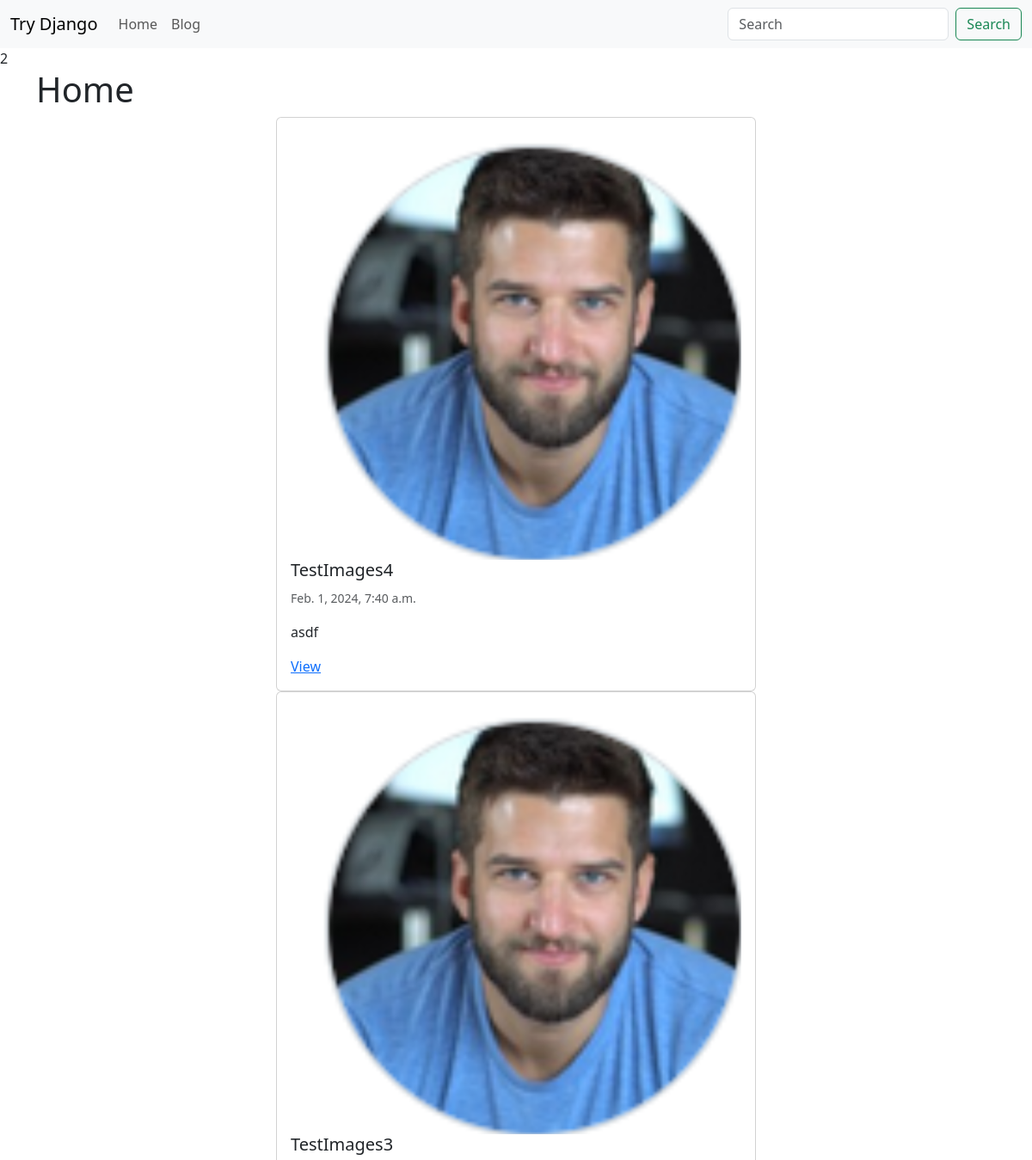
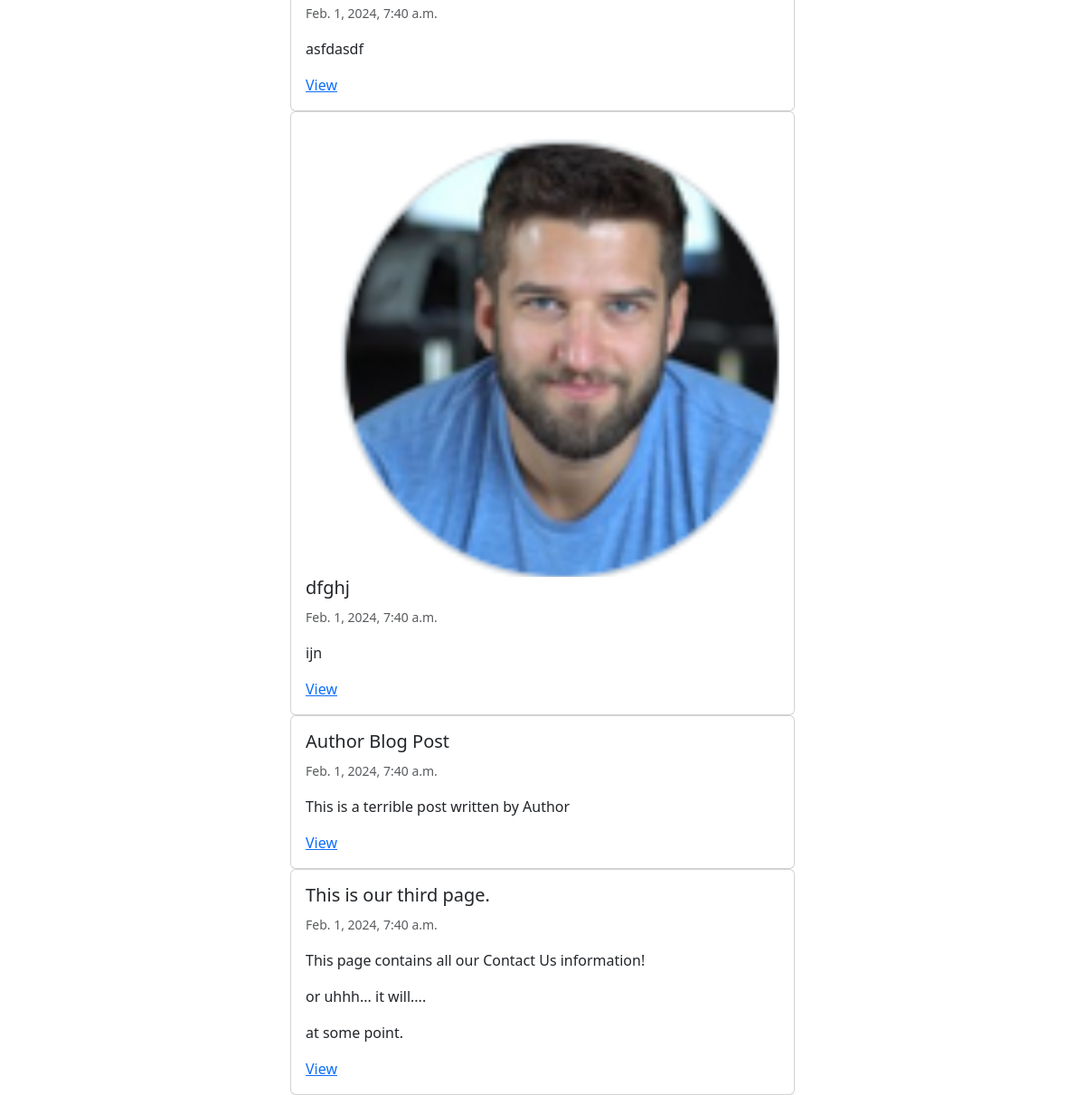
The page / on the database its author committed (2 pictures, top to bottom).
### blog/models.py (models this page shows, shortened)
class BlogPost(models.Model):
    user = models.ForeignKey(User, default=1, null=True, on_delete=models.SET_NULL)
    image = models.ImageField(upload_to='image/', null=True, blank=True)
    title = models.CharField(max_length=120)
    slug = models.SlugField(unique=True)
    content = models.TextField(null=True, blank=True)
    publish_date = models.DateTimeField(auto_now=False, auto_now_add=False, null=True, blank=True)
    timestamp = models.DateTimeField(auto_now_add=True)
    updated = models.DateTimeField(auto_now=True)
    objects = BlogPostManager()
    class Meta:
        ordering = ['-publish_date', '-updated', '-timestamp']
    def get_absolute_url(self):
        return f"/blog/{self.slug}/"

### try_django/views.py (the view)
# urls.py: path('',            home_page),
def home_page(request):
    context = {"title": "Home"}
    qs = BlogPost.objects.all()[:5]
    context["list"] = qs
    return render(request, "home.html", context)

### blog/models.py (called while the page is built)
    def get_queryset(self):
        return BlogPostQuerySet(self.model, using=self._db)

### templates/home.html
{% extends "base.html" %}
{% block content %}
<h1>{{ title }}</h1>
{% for item in list %}
    {% include 'blog/list-inline.html' with blog_post=item truncate=True detail=False%}
{% endfor %}
{% endblock %}

### templates/base.html (shortened to what this page needs)
<!doctype html>
<html lang="en">
    <head>
        <link href="https://cdn.jsdelivr.net/npm/bootstrap@5.3.2/dist/css/bootstrap.min.css" rel="stylesheet">
    </head>
    <body>
        {%  include 'navbar.html' %}
            <div class="container">
                {% block content %}{% endblock %}
            </div>
    </body>
</html>

### templates/navbar.html (shortened to what this page needs)
<nav class="navbar navbar-expand-lg bg-body-tertiary">
    <div class="container-fluid">
        <a class="navbar-brand" href="/">Try Django</a>
        <div class="collapse navbar-collapse" id="navbarSupportedContent">
            <ul class="navbar-nav me-auto mb-2 mb-lg-0">
                <li class="nav-item">
                    <a class="nav-link" aria-current="page" href="/">Home</a>
                </li>
                <li class="nav-item">
                    <a class="nav-link" href="/blog">Blog</a>
                </li>
            </ul>
            <form class="d-flex" role="search" action="/search/">
                <input class="form-control me-2" type="search" name="q" placeholder="Search" aria-label="Search">
                <button class="btn btn-outline-success" type="submit">Search</button>
            </form>
        </div>
    </div>
</nav>2

### blog/templates/blog/list-inline.html
<div class="col-12 col-md-6 mx-auto">
    <div class="card">
        <div class="card-body">
            {% if blog_post.image %}
                <a href="{{ blog_post.get_absolute_url }}">
                    <img src="{{ blog_post.image.url }}" class="card-img-top">
                </a>
            {% endif %}
            <h5 class="card-title">{{ blog_post.title }}</h5>
            <p class="card-text">
                <small class="text-muted">{{ blog_post.publish_date }}</small>
                {% if truncate %}
                    {{ blog_post.content|linebreaks|truncatewords:30 }}
                {% else %}
                    {{ blog_post.content|linebreaks }}
                {% endif %}
            </p>
            {% if not detail %}
                <a href="{{ blog_post.get_absolute_url }}">View</a>
            {% endif %}
        </div>
    </div>
</div>

### rows shown on the page
BlogPost: image (picture), title "TestImages4", publish_date "Feb. 1, 2024, 7:40 a.m.", content "asdf"
BlogPost: image (picture), title "TestImages3", publish_date "Feb. 1, 2024, 7:40 a.m.", content "asfdasdf"
BlogPost: image (picture), title "dfghj", publish_date "Feb. 1, 2024, 7:40 a.m.", content "ijn"
BlogPost: title "Author Blog Post", publish_date "Feb. 1, 2024, 7:40 a.m.", content "This is a terrible post written by Author"
BlogPost: title "This is our third page.", publish_date "Feb. 1, 2024, 7:40 a.m.", content "This page contains all our Contact Us information! or uhhh... it will.... at some point."

### other values the page prints
{{ title }} "Home"
